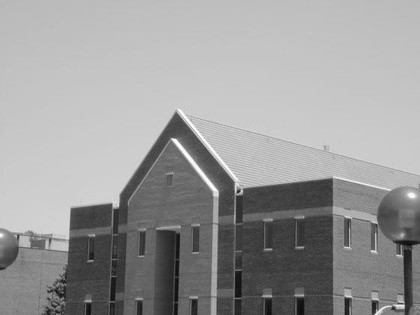
%> input picture SIX/IIVP-Lab/Codes/building.jpg, 420 x 315 px, shrunk from 560 x 420 before the run
$ octave a3a_4.m   (GNU Octave 9; MATLAB toolbox functions it lacks are replaced by stand-ins)
%> lines starting %> are read from the running program, lines starting %| are printed output that depends on the picture
A = imread('building.jpg');
%> A is the input picture: size 315x420x3 uint8; min 9, max 255, mean 154.5

subplot(1,2, 1), imshow(A);
title('Original Image');

B = rgb2gray(A);
C = double(B);

for i = 1:size(C,1)-2
    for j = 1:size(C,2)-2

        B(i, j) = (C(i+1, j)+C(i+2, j+1) + C(i, j+1)+C(i+1, j+2)) - (4*C(i+1, j+1));

    end
end
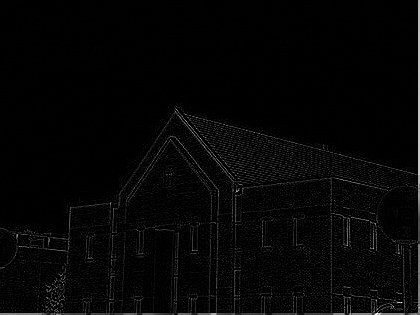
%> B: size 315x420 uint8; min 0, max 246, mean 5.6
Thresh = 50;
B = max(B,Thresh);
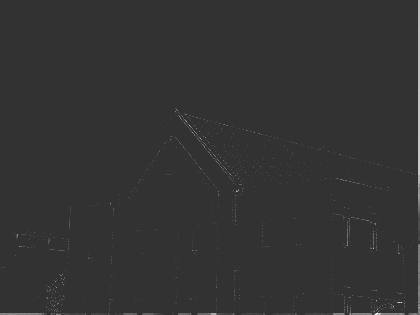
%> B: size 315x420 uint8; min 50, max 246, mean 51.1
B(B == round(Thresh)) = 0;
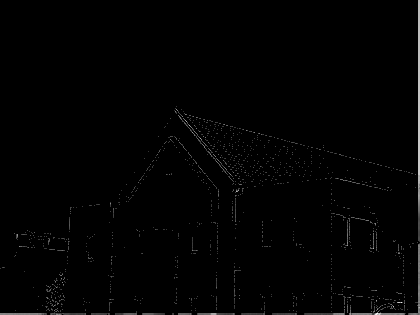
%> B: size 315x420 uint8; min 0, max 246, mean 2.4

B = uint8(B);
subplot(1,2, 2), imshow(B);
title('Lapalacian Operator');

$ run again, with SIX/IIVP-Lab/Codes/boy.png saved as SIX/IIVP-Lab/Codes/building.jpg
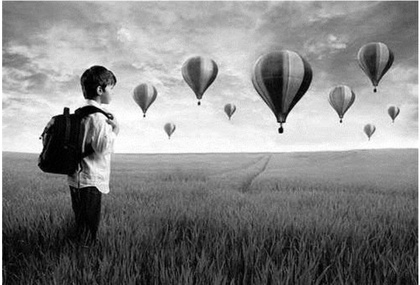
%> input picture SIX/IIVP-Lab/Codes/boy.png, 420 x 285 px, shrunk from 804 x 545 before the run
%> A is the input picture: size 285x420x3 uint8; min 0, max 255, mean 133.3
%> `B = max(B,Thresh);`:
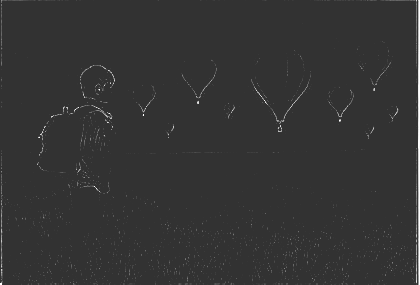
%> B: size 285x420 uint8; min 50, max 255, mean 52
%> `B(B == round(Thresh)) = 0;`:
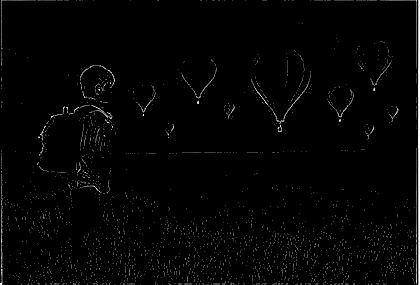
%> B: size 285x420 uint8; min 0, max 255, mean 4.2
